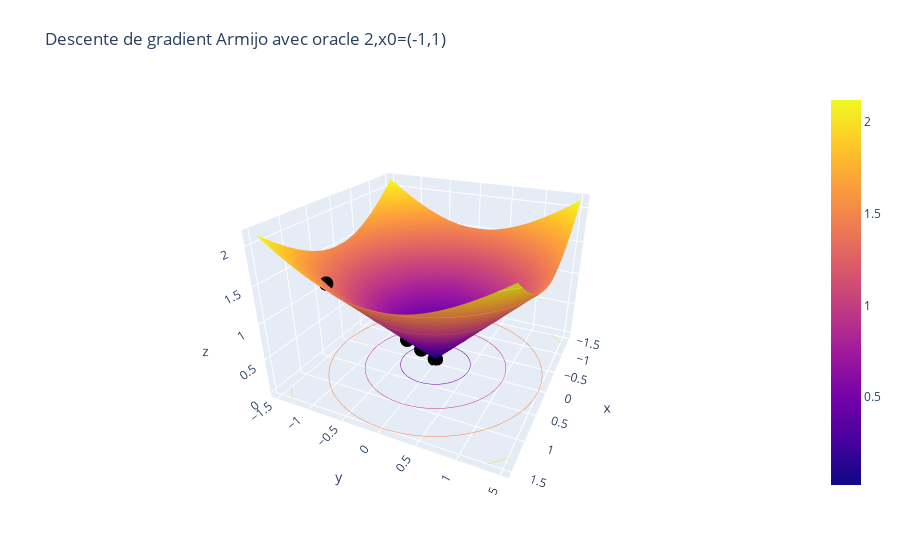

Here is the notebook cell this chart was saved with:
### Code cell
visualisation(oracle_3,-1.5,1.5,np.array(Listes["Armijo,oracle 3"]),'Descente de gradient Armijo avec oracle 2,x0=(-1,1)')
